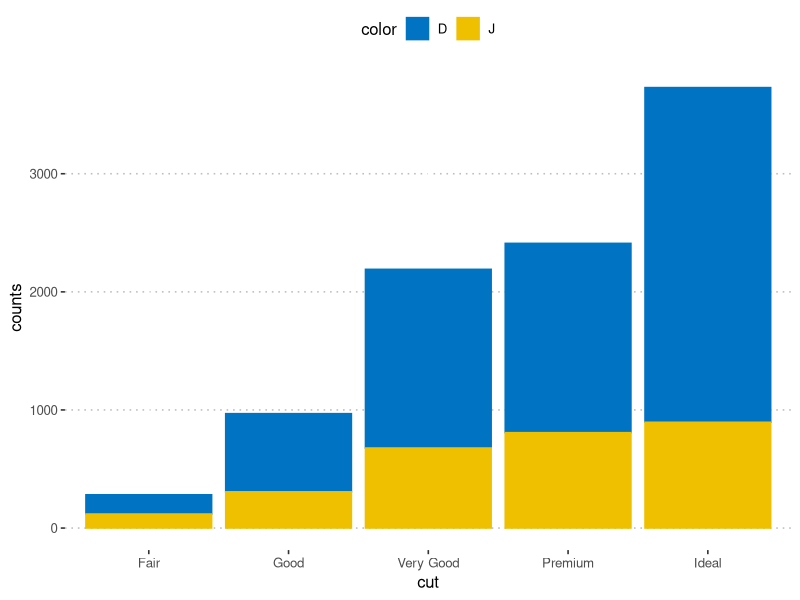
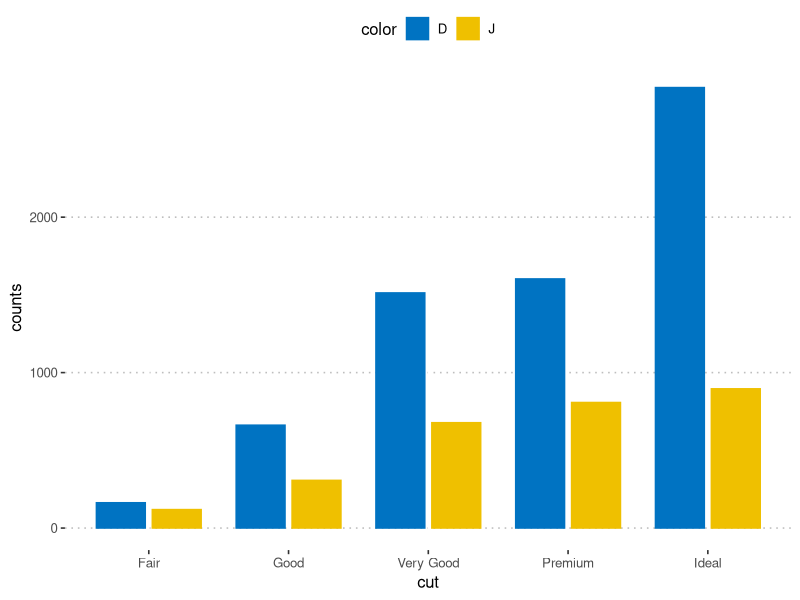
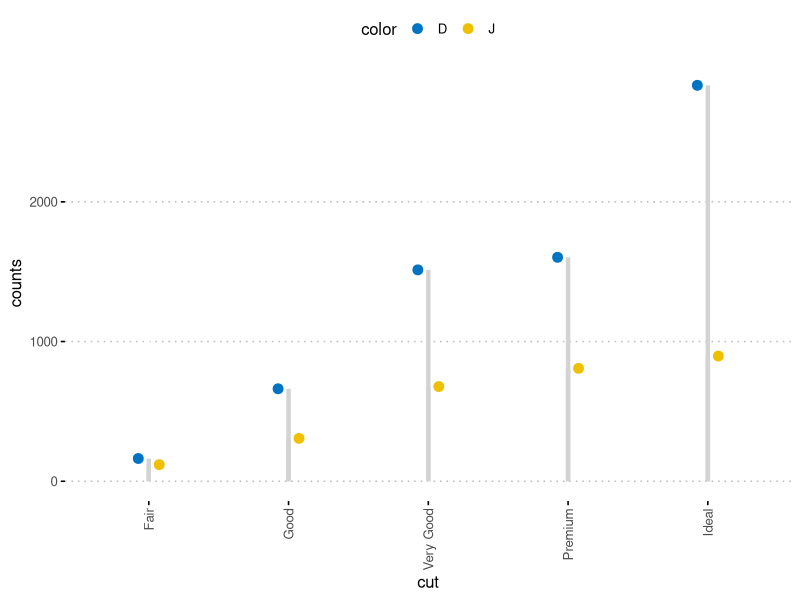
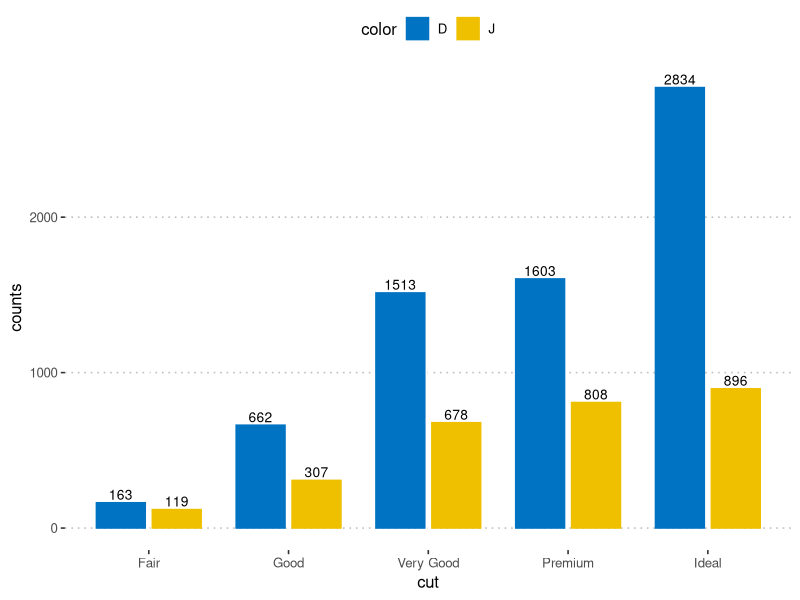
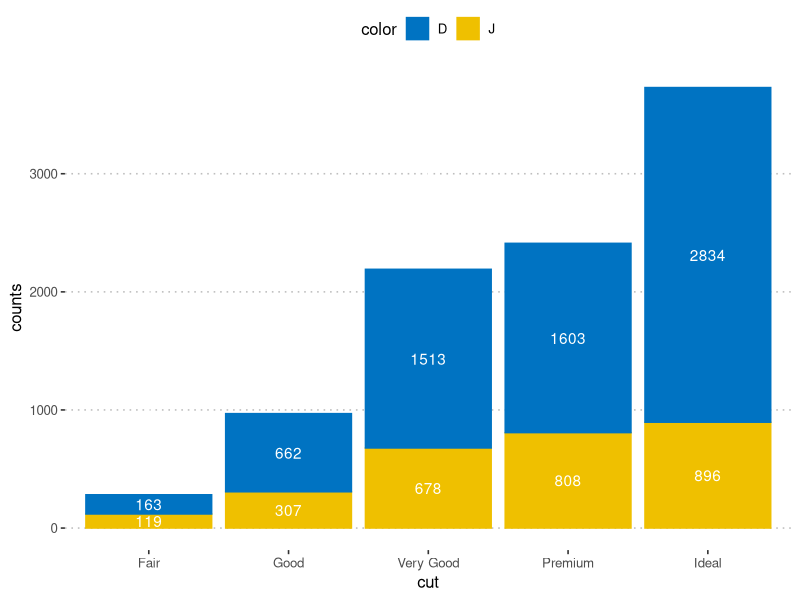
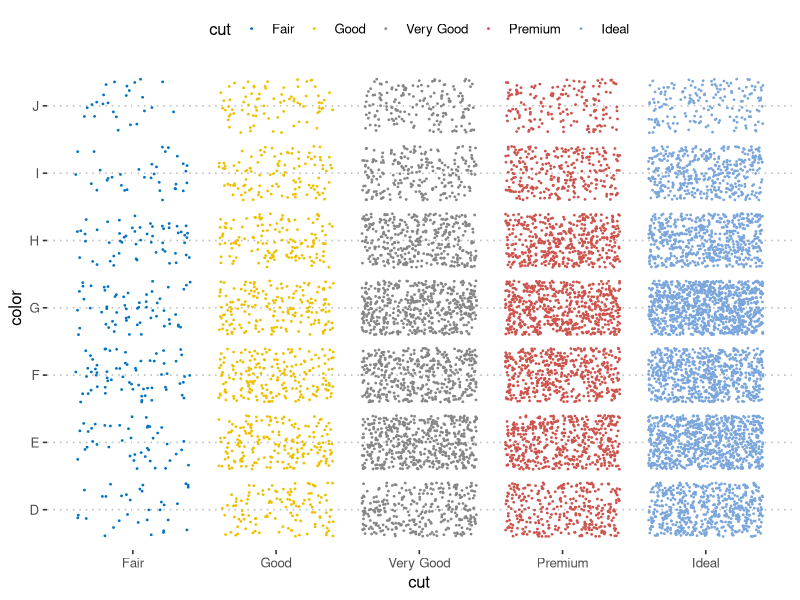
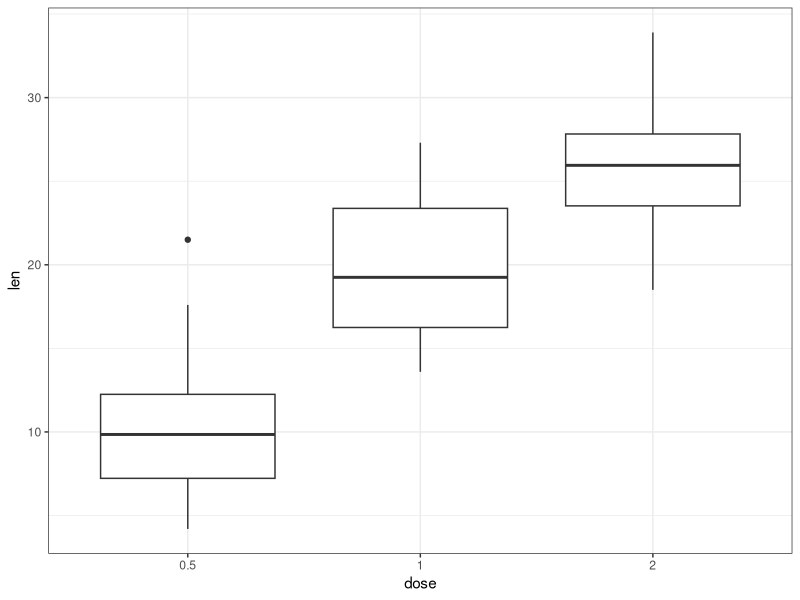
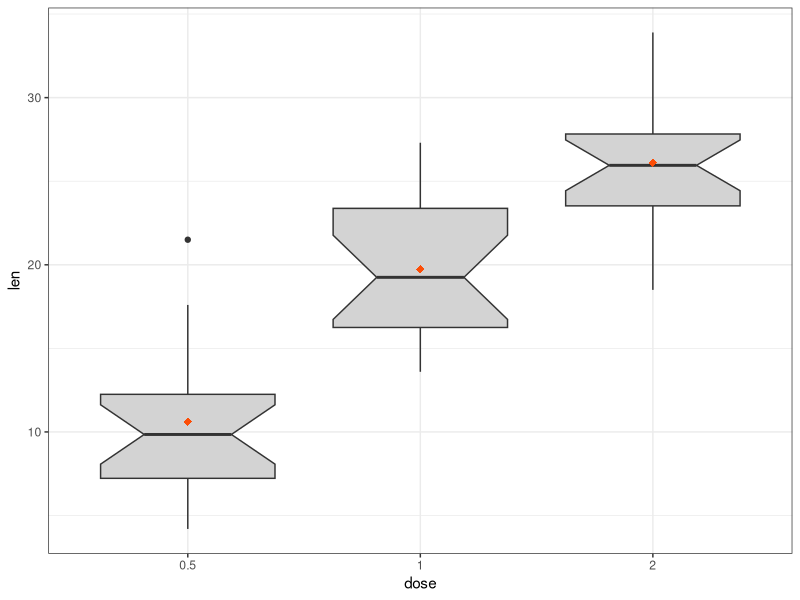

Reproduce these figures in R, in order.
## ---- chunk 1
knitr::opts_chunk$set(echo = TRUE)
## ---- chunk 2
library(dplyr) 
library(ggplot2)
library(ggpubr)
theme_set(theme_pubclean())
## ---- chunk 3
df <- diamonds %>%
  filter(color %in% c("J", "D")) %>%
  group_by(cut, color) %>%
  summarise(counts = n()) 
head(df, 4)
## ---- chunk 4
# 堆积条形图  y = counts，x = cut，同时柱颜色由变量“color”决定
# position = position_stack() 
ggplot(df, aes(x = cut, y = counts)) +
  geom_bar(
    aes(color = color, fill = color),
    stat = "identity", position = position_stack()
    ) +
  scale_color_manual(values = c("#0073C2FF", "#EFC000FF"))+
  scale_fill_manual(values = c("#0073C2FF", "#EFC000FF"))
# position = position_dodge() 
p <- ggplot(df, aes(x = cut, y = counts)) +
  geom_bar(
    aes(color = color, fill = color),
    stat = "identity", position = position_dodge(0.8),
    width = 0.7
    ) +
  scale_color_manual(values = c("#0073C2FF", "#EFC000FF"))+
  scale_fill_manual(values = c("#0073C2FF", "#EFC000FF"))
p
## ---- chunk 5
ggdotchart(df, x = "cut", y ="counts",
           color = "color", palette = "jco", size = 3, 
           add = "segment", 
           add.params = list(color = "lightgray", size = 1.5),
           position = position_dodge(0.3),
           ggtheme = theme_pubclean()
           )
## ---- chunk 6
p + geom_text(
  aes(label = counts, group = color), 
  position = position_dodge(0.8),
  vjust = -0.3, size = 3.5
)
## ---- chunk 7
df <- df %>%
  arrange(cut, desc(color)) %>%
  mutate(lab_ypos = cumsum(counts) - 0.5 * counts) 
head(df, 4)
## ---- chunk 8
ggplot(df, aes(x = cut, y = counts)) +
  geom_bar(aes(color = color, fill = color), stat = "identity") +
  geom_text(
    aes(y = lab_ypos, label = counts, group = color),
    color = "white"
  ) + 
  scale_color_manual(values = c("#0073C2FF", "#EFC000FF"))+
  scale_fill_manual(values = c("#0073C2FF", "#EFC000FF")) 
## ---- chunk 9
diamonds.frac <- dplyr::sample_frac(diamonds, 1/5)
ggplot(diamonds.frac, aes(cut, color)) +
  geom_jitter(aes(color = cut), size = 0.3)+
  ggpubr::color_palette("jco")+
  ggpubr::theme_pubclean()
## ---- chunk 10
theme_set(
  theme_bw()
)
## ---- chunk 11
data("ToothGrowth")
ToothGrowth$dose <- as.factor(ToothGrowth$dose)
head(ToothGrowth)
## ---- chunk 12
# Default plot
e <- ggplot(ToothGrowth, aes(x = dose, y = len))
e + geom_boxplot()
# Notched box plot with mean points
e + geom_boxplot(notch = TRUE, fill = "lightgray")+
  stat_summary(fun.y = mean, geom = "point",
               shape = 18, size = 2.5, color = "#FC4E07")
## ---- chunk 13
# Color by group (dose)
e + geom_boxplot(aes(color = dose))+
  scale_color_manual(values = c("#00AFBB", "#E7B800", "#FC4E07"))
# Change fill color by group (dose)
e + geom_boxplot(aes(fill = dose)) +
  scale_fill_manual(values = c("#00AFBB", "#E7B800", "#FC4E07"))
## ---- chunk 14
# Choose which items to display: group "0.5" and "2"
e + geom_boxplot() + 
  scale_x_discrete(limits=c("0.5", "2"))
# Change the default order of items
e + geom_boxplot() +
  scale_x_discrete(limits=c("2", "0.5", "1"))
## ---- chunk 15
e2 <- e + geom_boxplot(
  aes(fill = supp),
  position = position_dodge(0.9) 
  ) +
  scale_fill_manual(values = c("#999999", "#E69F00"))
e2
## ---- chunk 16
e2 + facet_wrap(~supp)
## ---- chunk 17
# Add mean points +/- SD
# Use geom = "pointrange" or geom = "crossbar"
e + geom_violin(trim = FALSE) + 
  stat_summary(
    fun.data = "mean_sdl",  fun.args = list(mult = 1), 
    geom = "pointrange", color = "black"
    )
    
# Combine with box plot to add median and quartiles
# Change color by groups
e + geom_violin(aes(fill = dose), trim = FALSE) + 
  geom_boxplot(width = 0.2)+
  scale_fill_manual(values = c("#00AFBB", "#E7B800", "#FC4E07"))+
  theme(legend.position = "none")
## ---- chunk 18
e + geom_violin(
  aes(color = supp), trim = FALSE,
  position = position_dodge(0.9) 
  ) +
  geom_boxplot(
    aes(color = supp), width = 0.15,
    position = position_dodge(0.9)
    ) +
  scale_color_manual(values = c("#00AFBB", "#E7B800"))
## ---- chunk 19
# Violin plots with mean points +/- SD
e + geom_dotplot(
  binaxis = "y", stackdir = "center",
  fill = "lightgray"
  ) + 
  stat_summary(
    fun.data = "mean_sdl", fun.args = list(mult=1), 
    geom = "pointrange", color = "red"
    )
# Combine with box plots
e + geom_boxplot(width = 0.5) + 
  geom_dotplot(
    binaxis = "y", stackdir = "center",
    fill = "white"
    ) 
# Dot plot + violin plot + stat summary
e + geom_violin(trim = FALSE) +
  geom_dotplot(
    binaxis='y', stackdir='center',
    color = "black", fill = "#999999"
    ) +
  stat_summary(
    fun.data="mean_sdl",  fun.args = list(mult=1), 
    geom = "pointrange", color = "#FC4E07", size = 0.4
    )
## ---- chunk 20
# Color dots by groups
e + geom_boxplot(width = 0.5, size = 0.4) +
  geom_dotplot(
    aes(fill = supp), trim = FALSE,
    binaxis='y', stackdir='center'
  )+
  scale_fill_manual(values = c("#00AFBB", "#E7B800"))
# Change the position : interval between dot plot of the same group
e + geom_boxplot(
  aes(color = supp), width = 0.5, size = 0.4,
  position = position_dodge(0.8)
  ) +
  geom_dotplot(
    aes(fill = supp, color = supp), trim = FALSE,
    binaxis='y', stackdir='center', dotsize = 0.8,
    position = position_dodge(0.8)
  )+
  scale_fill_manual(values = c("#00AFBB", "#E7B800"))+
  scale_color_manual(values = c("#00AFBB", "#E7B800"))
## ---- chunk 21
e + geom_jitter(
  aes(shape = dose, color = dose), 
  position = position_jitter(0.2),
  size = 1.2
  ) +
  stat_summary(
    aes(color = dose),
    fun.data="mean_sdl",  fun.args = list(mult=1), 
    geom = "pointrange",  size = 0.4
    )+
  scale_color_manual(values =  c("#00AFBB", "#E7B800", "#FC4E07"))
## ---- chunk 22
e + geom_jitter(
  aes(shape = supp, color = supp), 
  position = position_jitterdodge(jitter.width = 0.2, dodge.width = 0.8),
  size = 1.2
  ) +
  stat_summary(
    aes(color = supp),
    fun.data="mean_sdl",  fun.args = list(mult=1), 
    geom = "pointrange",  size = 0.4,
    position = position_dodge(0.8)
    )+
  scale_color_manual(values =  c("#00AFBB", "#E7B800"))
## ---- chunk 23
library(ggforce)
# Create some data
d1 <- data.frame(
  y = c(rnorm(200, 4, 1), rnorm(200, 5, 2), rnorm(400, 6, 1.5)),
  group = rep(c("Grp1", "Grp2", "Grp3"), c(200, 200, 400))
  )
# Sinaplot
ggplot(d1, aes(group, y)) +
  geom_sina(aes(color = group), size = 0.7)+
  scale_color_manual(values =  c("#00AFBB", "#E7B800", "#FC4E07"))
## ---- chunk 24
theme_set(ggpubr::theme_pubr())
## ---- chunk 25
df <- ToothGrowth
df$dose <- as.factor(df$dose)
head(df, 3)
## ---- chunk 26
library(dplyr)
df.summary <- df %>%
  group_by(dose) %>%
  summarise(
    sd = sd(len, na.rm = TRUE),
    len = mean(len)
  )
df.summary
## ---- chunk 27
# Initialize ggplot with data
f <- ggplot(
  df.summary, 
  aes(x = dose, y = len, ymin = len-sd, ymax = len+sd)
  )
## ---- chunk 28
# Vertical line with point in the middle
f + geom_pointrange()
# Standard error bars
f + geom_errorbar(width = 0.2) +
  geom_point(size = 1.5)
## ---- chunk 29
# Horizontal error bars with mean points
# Change the color by groups
ggplot(
  df.summary, 
  aes(x = len, y = dose, xmin = len-sd, xmax = len+sd)
  ) +
  geom_point(aes(color = dose)) +
  geom_errorbarh(aes(color = dose), height=.2)+
  theme_light()
## ---- chunk 30
# Combine with jitter points
ggplot(df, aes(dose, len)) +
  geom_jitter(
    position = position_jitter(0.2), color = "darkgray"
    ) + 
  geom_pointrange(
    aes(ymin = len-sd, ymax = len+sd),
    data = df.summary
    )
# Combine with violin plots
ggplot(df, aes(dose, len)) +
  geom_violin(color = "darkgray", trim = FALSE) + 
  geom_pointrange(
    aes(ymin = len-sd, ymax = len+sd),
    data = df.summary
    )
## ---- chunk 31
# (1) Line plot
ggplot(df.summary, aes(dose, len)) +
  geom_line(aes(group = 1)) +
  geom_errorbar( aes(ymin = len-sd, ymax = len+sd),width = 0.2) +
  geom_point(size = 2)
# (2) Bar plot
ggplot(df.summary, aes(dose, len)) +
  geom_bar(stat = "identity", fill = "lightgray", 
           color = "black") +
  geom_errorbar(aes(ymin = len, ymax = len+sd), width = 0.2) 
## ---- chunk 32
df.sum2 <- df.summary
df.sum2$dose <- as.numeric(df.sum2$dose)
ggplot(df.sum2, aes(dose, len)) +
  geom_line() +
  geom_errorbar( aes(ymin = len-sd, ymax = len+sd),width = 0.2) +
  geom_point(size = 2)
## ---- chunk 33
# (1) Create a line plot of means + 
# individual jitter points + error bars 
ggplot(df, aes(dose, len)) +
  geom_jitter( position = position_jitter(0.2),
               color = "darkgray") + 
  geom_line(aes(group = 1), data = df.summary) +
  geom_errorbar(
    aes(ymin = len-sd, ymax = len+sd),
    data = df.summary, width = 0.2) +
  geom_point(data = df.summary, size = 2)
# (2) Bar plots of means + individual jitter points + errors
ggplot(df, aes(dose, len)) +
  geom_bar(stat = "identity", data = df.summary,
           fill = NA, color = "black") +
  geom_jitter( position = position_jitter(0.2),
               color = "black") + 
  geom_errorbar(
    aes(ymin = len-sd, ymax = len+sd),
    data = df.summary, width = 0.2) 
## ---- chunk 34
library(dplyr)
df.summary2 <- df %>%
  group_by(dose, supp) %>%
  summarise(
    sd = sd(len),
    len = mean(len)
  )
df.summary2
## ---- chunk 35
# (1) Pointrange: Vertical line with point in the middle
ggplot(df.summary2, aes(dose, len)) +
  geom_pointrange(
    aes(ymin = len-sd, ymax = len+sd, color = supp),
    position = position_dodge(0.3)
    )+
  scale_color_manual(values = c("#00AFBB", "#E7B800"))
# (2) Standard error bars
ggplot(df.summary2, aes(dose, len)) +
  geom_errorbar(
    aes(ymin = len-sd, ymax = len+sd, color = supp),
    position = position_dodge(0.3), width = 0.2
    )+
  geom_point(aes(color = supp), position = position_dodge(0.3)) +
  scale_color_manual(values = c("#00AFBB", "#E7B800"))
## ---- chunk 36
# (1) Line plot + error bars
ggplot(df.summary2, aes(dose, len)) +
  geom_line(aes(linetype = supp, group = supp))+
  geom_point()+
  geom_errorbar(
    aes(ymin = len-sd, ymax = len+sd, group = supp),
     width = 0.2
    )
# (2) Bar plots + upper error bars.
ggplot(df.summary2, aes(dose, len)) +
  geom_bar(aes(fill = supp), stat = "identity",
           position = position_dodge(0.8), width = 0.7)+
  geom_errorbar(
    aes(ymin = len, ymax = len+sd, group = supp),
    width = 0.2, position = position_dodge(0.8)
    )+
  scale_fill_manual(values = c("grey80", "grey30"))
## ---- chunk 37
library(ggpubr)
# Create line plots of means
ggline(ToothGrowth, x = "dose", y = "len", 
       add = c("mean_sd", "jitter"),
       color = "supp", palette = c("#00AFBB", "#E7B800"))
# Create bar plots of means
ggbarplot(ToothGrowth, x = "dose", y = "len", 
          add = c("mean_se", "jitter"),
          color = "supp", palette = c("#00AFBB", "#E7B800"),
          position = position_dodge(0.8))
## ---- chunk 38
# Create line plots
ggplot(df, aes(dose, len)) +
  geom_jitter(
    aes(color = supp),
    position = position_jitter(0.2)
    ) + 
  geom_line(
    aes(group = supp, color = supp),
    data = df.summary2
    ) +
  geom_errorbar(
    aes(ymin = len-sd, ymax = len+sd, color = supp),
    data = df.summary2, width = 0.2
    )+
  scale_color_manual(values = c("#00AFBB", "#E7B800"))
## ---- chunk 39
ToothGrowth$dose <- as.factor(ToothGrowth$dose)
e <- ggplot(ToothGrowth, aes(x = dose, y = len))
## ---- chunk 40
# Summary statistics
library(dplyr)
df.summary <- ToothGrowth %>%
  group_by(dose) %>%
  summarise(
    sd = sd(len, na.rm = TRUE),
    len = mean(len)
  )
# Initialize ggplot with data
f <- ggplot(
  df.summary, 
  aes(x = dose, y = len, ymin = len-sd, ymax = len+sd)
  )
## ---- chunk 41
# Combine with violin plots
ggplot(ToothGrowth, aes(dose, len))+
  geom_violin(trim = FALSE) +
  geom_pointrange(aes(ymin = len-sd, ymax = len + sd),
                  data = df.summary)
# Combine with dot plots
ggplot(ToothGrowth, aes(dose, len))+
  geom_dotplot(stackdir = "center", binaxis = "y",
               fill = "lightgray", dotsize = 1) +
  geom_pointrange(aes(ymin = len-sd, ymax = len + sd),
                  data = df.summary)
# Combine with line plot
ggplot(df.summary, aes(dose, len))+
  geom_line(aes(group = 1)) +
  geom_pointrange(aes(ymin = len-sd, ymax = len + sd))
# Combine with bar plots
ggplot(df.summary, aes(dose, len))+
  geom_bar(stat = "identity", fill = "lightgray") +
  geom_pointrange(aes(ymin = len-sd, ymax = len + sd))
